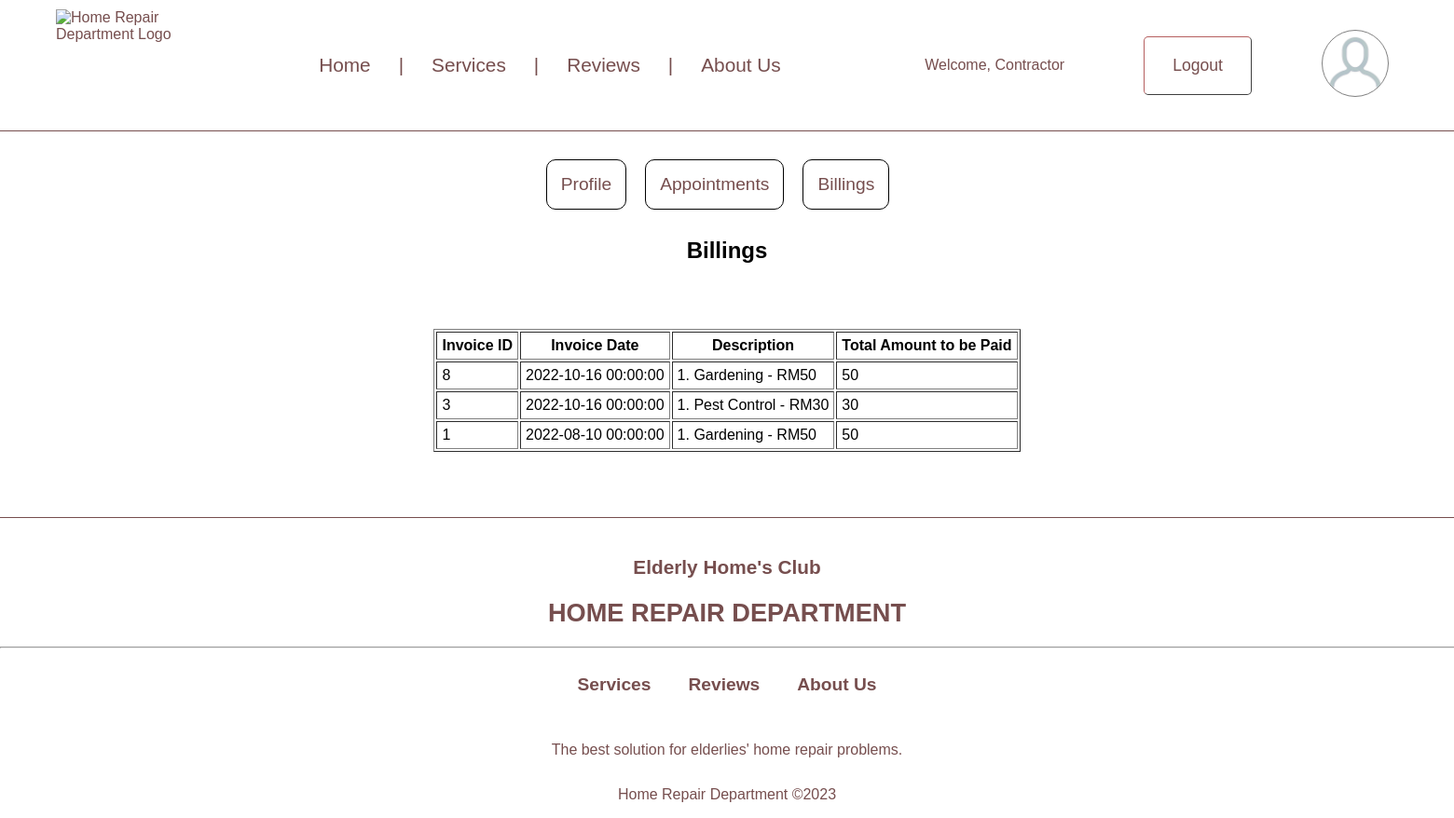
Screenshot of /my_bills.php (signed in) with the database file from the repository.
### tables this page shows
CREATE TABLE IF NOT EXISTS `invoice` (
  `invoice_id` int NOT NULL AUTO_INCREMENT,
  `invoice_date` timestamp NOT NULL DEFAULT CURRENT_TIMESTAMP,
  `invoice_description` varchar(500) NOT NULL,
  `invoice_total` tinyint(1) NOT NULL,
  `appointment_id` int DEFAULT NULL,
  `contractor_id` int DEFAULT NULL,
  PRIMARY KEY (`invoice_id`),
  KEY `appointment_id_fk_inv` (`appointment_id`),
  KEY `contractor_id_fk_inv` (`contractor_id`)
);

### public_html/my_bills.php (the view, shortened to what this page needs)
<?php
	include('database_connection.php');
    $id= $_SESSION['id'];
?>
<!DOCTYPE html>
<html lang="en">
	<head>
		<link rel="stylesheet" href="Pre-Login_Header_Footer_styles.css">
		<link rel="stylesheet" href="login_styles.css">
	</head>
	<body>
		<header>
			<div class="header flexbox">
				<div class="header_left_section">
					<img class="home_repair_logo"
						src="images/homerepairlogocropped.png"
							alt="Home Repair Department Logo"
							title="Logo of Home Repair Department"
							width="160px"/>
				</div>
				<div class="flex header_middle_section">
					<div class="nav_link_component">
						<a href="index.php">Home</a>
					</div>
					<span>|</span>
					<div class="nav_link_component">
						<a href="services.php">Services</a>
					</div>
					<span>|</span>
					<div class="nav_link_component">
						<a href="reviews.php">Reviews</a>
					</div>
					<span>|</span>
					<div class="nav_link_component" style="width: 100px">
						<a href="aboutus.php">About Us</a>
					</div>
				</div>
				<div class="flexbox header_right_section">
					<?php
						if (!empty($_SESSION['id'])){ ?>
							<div class="login_component" style="width: 160px">
								Welcome, <?php echo $_SESSION['type']?>
							</div>
							<div class="login_component">
								<button class="button">
									<a href="logout.php">Logout</a>
								</button>
							</div>
							<div class="login_component">
								<a href="
									<?php
										if($_SESSION['type'] == "Senior"){
											echo 'my';
										}elseif($_SESSION['type'] == "Admin"){
											echo 'admin';
										}elseif($_SESSION['type'] == "Contractor"){
											echo 'con';
										} ?>_profile.php">
									<img class="profile_logo"
										src="images/human.png"
										alt="User Logo"
										title="Login to Access These Features"
										width="70px" />
								</a>
							</div>
						<?php
						} ?>
				</div>
			</div>
		</header>
		<div class="flex second_nav" >
			<div class="second_nav_link">
				<a href="my_profile.php">Profile</a>
			</div>
			<div class="second_nav_link">
				<a href="my_appointments.php">Appointments</a>
			</div>
			<div class="second_nav_link">
				<a href="my_bills.php">Billings</a>
			</div>
		</div>
		<?php
			$retrieveQuery = "SELECT invoice_id, invoice_date, invoice_description, invoice_total, appointment.senior_id
				FROM invoice
					INNER JOIN appointment
					ON invoice.appointment_id = appointment.appointment_id
					INNER JOIN senior
					ON appointment.senior_id = senior.senior_id
			        WHERE appointment.senior_id = $id ORDER BY invoice_id DESC;";
			$result = mysqli_query($connection, $retrieveQuery); ?>
			<h2 style="text-align: center;">Billings</h2>
			<table width="auto" border="1" cellspacing="2" cellpadding="5" style="margin-left: auto; margin-right: auto; margin: 70px auto;">
				<tr>
					<th>Invoice ID</th>
					<th>Invoice Date</th>
					<th>Description</th>
					<th>Total Amount to be Paid</th>
				</tr>
					<?php
					while ($row = mysqli_fetch_assoc($result)){ ?>
						<tr>
							<td><?php echo $row['invoice_id'];?></td>
							<td><?php echo $row['invoice_date'];?></td>
							<td><?php echo $row['invoice_description'];?></td>
							<td><?php echo $row['invoice_total'];?>
							</td>
						</tr>
					<?php } ?>
			</table>
		<footer>
			<div>
				<div class="footer" align="center">
					<p class="subtitle">Elderly Home's Club</p>
					<p class="main_title">HOME REPAIR DEPARTMENT</p>
				<div>
				<hr width="1700px;">
				<div class="flexbox footer_nav">
					<div class="footer_nav_link">
						<a href="services.php">Services</a>
					</div>
					<div class="footer_nav_link">
						<a href="reviews.php">Reviews</a>
					</div>
					<div class="footer_nav_link">
						<a href="aboutus.php" title="Contact Us Here">About Us</a>
					</div>
				</div>
				<div class="footer_description">The best solution for elderlies' home repair problems.</div>
				<p align="center">Home Repair Department &copy;2023</p>
			</div>
		</footer>
	</body>
</html>

### public_html/Pre-Login_Header_Footer_styles.css (style rules this page uses)
.header { border-bottom: 0.1px solid rgba(73, 20, 20, 0.753); height: 140px; width: 100%; justify-content: space-between; align-items: stretch; color: rgba(73, 20, 20, 0.753); }
.flexbox { display: flex; flex-direction: row; }
.header_left_section { padding: 10px; margin: 0px 50px; }
.header_middle_section { flex: 2; margin: 0px 40px; justify-content: space-between; align-items: center; font-size: 130%; font-weight: 500; max-width: 800px; }
.nav_link_component, .login_component { margin: 0px 30px; }
.flexbox.header_right_section { margin: 0px 40px; width: 600px; justify-content: end; align-items: center; }
.button { padding: 20px 30px; font-size: 110%; background-color: rgba(255, 255, 255, 0); border-width: 0.1px; border-radius: 5px; border-color: rgba(73, 20, 20, 0.753); }
.profile_logo { border-width: 0.1px; border-style: solid; border-color: grey; border-radius: 50px; }
.footer { padding-top: 20px; color: rgba(73, 20, 20, 0.753); border-top: 0.1px solid rgba(73, 20, 20, 0.753); }
.footer .subtitle { font-size: 130%; font-weight: 600; }
.footer .main_title { font-size: 170%; font-weight: 700; margin: 20px; }
.footer_nav { justify-content: center; }
.footer_nav_link { margin: 20px; font-size: 120%; font-weight: 600; }
.footer_description { margin: 30px; }

### public_html/login_styles.css (style rules this page uses)
body { margin: 0; font-family: Arial; }
a { text-decoration: none; color: rgba(73, 20, 20, 0.753); }
.flex { display: flex; }
::placeholder { font-size: 120%; }
button { font-size: 110%; background-color: rgba(255, 255, 255, 0); border-width: 0.1px; border-radius: 5px; border-color: rgba(73, 20, 20, 0.753); padding-top: 15px; padding-left: 30px; padding-right: 30px; padding-bottom: 15px; margin: 15px; }
.button, .register { justify-content: center; }
.second_nav { justify-content: center; margin: 20px; font-size: 120%; }
.second_nav_link { border: 1px solid black; padding: 15px; margin-top: 10px; margin-bottom: 10px; margin-right: 20px; border-radius: 10px; }

### rows the page displays
invoice: invoice_id "8", invoice_date "2022-10-16 00:00:00", invoice_description "1. Gardening - RM50", invoice_total "50"
invoice: invoice_id "3", invoice_date "2022-10-16 00:00:00", invoice_description "1. Pest Control - RM30", invoice_total "30"
invoice: invoice_id "1", invoice_date "2022-08-10 00:00:00", invoice_description "1. Gardening - RM50", invoice_total "50"

### other values shown
$_SESSION['type'] "Contractor"
